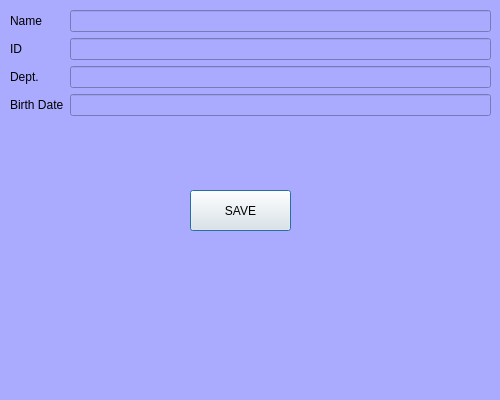
<?xml version="1.0" encoding="UTF-8"?>
<ui version="4.0">
 <class>Add</class>
 <widget class="QDialog" name="Add">
  <property name="geometry">
   <rect>
    <x>0</x>
    <y>0</y>
    <width>500</width>
    <height>400</height>
   </rect>
  </property>
  <property name="maximumSize">
   <size>
    <width>500</width>
    <height>400</height>
   </size>
  </property>
  <property name="windowTitle">
   <string>Add Student</string>
  </property>
  <property name="styleSheet">
   <string notr="true">background-color:rgb(170, 170, 255);</string>
  </property>
  <widget class="QWidget" name="formLayoutWidget">
   <property name="geometry">
    <rect>
     <x>10</x>
     <y>10</y>
     <width>481</width>
     <height>151</height>
    </rect>
   </property>
   <layout class="QFormLayout" name="formLayout">
    <item row="0" column="1">
     <widget class="QLineEdit" name="txtName"/>
    </item>
    <item row="0" column="0">
     <widget class="QLabel" name="label">
      <property name="text">
       <string>Name</string>
      </property>
     </widget>
    </item>
    <item row="1" column="0">
     <widget class="QLabel" name="label_2">
      <property name="text">
       <string>ID</string>
      </property>
     </widget>
    </item>
    <item row="1" column="1">
     <widget class="QLineEdit" name="txtId"/>
    </item>
    <item row="2" column="0">
     <widget class="QLabel" name="label_3">
      <property name="text">
       <string>Dept.</string>
      </property>
     </widget>
    </item>
    <item row="2" column="1">
     <widget class="QLineEdit" name="txtDept"/>
    </item>
    <item row="3" column="0">
     <widget class="QLabel" name="label_4">
      <property name="text">
       <string>Birth Date</string>
      </property>
     </widget>
    </item>
    <item row="3" column="1">
     <widget class="QLineEdit" name="txtBirth"/>
    </item>
   </layout>
  </widget>
  <widget class="QPushButton" name="btnSave">
   <property name="geometry">
    <rect>
     <x>190</x>
     <y>190</y>
     <width>101</width>
     <height>41</height>
    </rect>
   </property>
   <property name="styleSheet">
    <string notr="true">background:none;</string>
   </property>
   <property name="text">
    <string>SAVE</string>
   </property>
  </widget>
 </widget>
 <resources/>
 <connections/>
</ui>
